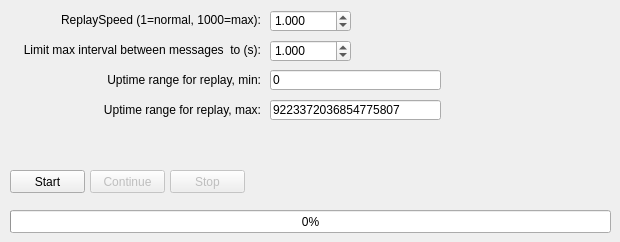
     <widget class="QWidget" name="tab_Replayer">
      <property name="autoFillBackground">
       <bool>true</bool>
      </property>
      <attribute name="title">
       <string>Replay</string>
      </attribute>
      <widget class="QLabel" name="label_ReplaySpeed">
       <property name="geometry">
        <rect>
         <x>10</x>
         <y>10</y>
         <width>251</width>
         <height>20</height>
        </rect>
       </property>
       <property name="text">
        <string>ReplaySpeed (1=normal, 1000=max):</string>
       </property>
       <property name="alignment">
        <set>Qt::AlignRight|Qt::AlignTrailing|Qt::AlignVCenter</set>
       </property>
      </widget>
      <widget class="QDoubleSpinBox" name="doubleSpinBox_ReplaySpeed">
       <property name="geometry">
        <rect>
         <x>270</x>
         <y>10</y>
         <width>81</width>
         <height>22</height>
        </rect>
       </property>
       <property name="decimals">
        <number>3</number>
       </property>
       <property name="minimum">
        <double>0.001000000000000</double>
       </property>
       <property name="maximum">
        <double>1000.000000000000000</double>
       </property>
       <property name="singleStep">
        <double>0.500000000000000</double>
       </property>
       <property name="value">
        <double>1.000000000000000</double>
       </property>
      </widget>
      <widget class="QLabel" name="label_ReplaySpeed_LimitInterval">
       <property name="geometry">
        <rect>
         <x>10</x>
         <y>40</y>
         <width>251</width>
         <height>20</height>
        </rect>
       </property>
       <property name="text">
        <string>Limit max interval between messages  to (s):</string>
       </property>
       <property name="alignment">
        <set>Qt::AlignRight|Qt::AlignTrailing|Qt::AlignVCenter</set>
       </property>
      </widget>
      <widget class="QDoubleSpinBox" name="doubleSpinBox_LimitInterval">
       <property name="geometry">
        <rect>
         <x>270</x>
         <y>40</y>
         <width>81</width>
         <height>22</height>
        </rect>
       </property>
       <property name="decimals">
        <number>3</number>
       </property>
       <property name="minimum">
        <double>0.001000000000000</double>
       </property>
       <property name="maximum">
        <double>3600.000000000000000</double>
       </property>
       <property name="value">
        <double>1.000000000000000</double>
       </property>
      </widget>
      <widget class="QPushButton" name="pushButton_StartReplay">
       <property name="geometry">
        <rect>
         <x>10</x>
         <y>170</y>
         <width>75</width>
         <height>23</height>
        </rect>
       </property>
       <property name="text">
        <string>Start</string>
       </property>
      </widget>
      <widget class="QPushButton" name="pushButton_ContinueReplay">
       <property name="enabled">
        <bool>false</bool>
       </property>
       <property name="geometry">
        <rect>
         <x>90</x>
         <y>170</y>
         <width>75</width>
         <height>23</height>
        </rect>
       </property>
       <property name="text">
        <string>Continue</string>
       </property>
      </widget>
      <widget class="QPushButton" name="pushButton_StopReplay">
       <property name="enabled">
        <bool>false</bool>
       </property>
       <property name="geometry">
        <rect>
         <x>170</x>
         <y>170</y>
         <width>75</width>
         <height>23</height>
        </rect>
       </property>
       <property name="text">
        <string>Stop</string>
       </property>
      </widget>
      <widget class="QProgressBar" name="progress_ReplayProgress">
       <property name="geometry">
        <rect>
         <x>10</x>
         <y>210</y>
         <width>601</width>
         <height>23</height>
        </rect>
       </property>
       <property name="value">
        <number>0</number>
       </property>
      </widget>
      <widget class="QLabel" name="label_ITOWRange_Replay">
       <property name="geometry">
        <rect>
         <x>50</x>
         <y>70</y>
         <width>211</width>
         <height>20</height>
        </rect>
       </property>
       <property name="text">
        <string>Uptime range for replay, min:</string>
       </property>
       <property name="alignment">
        <set>Qt::AlignRight|Qt::AlignTrailing|Qt::AlignVCenter</set>
       </property>
      </widget>
      <widget class="QLabel" name="label_ITOWRange_Points_Max_3">
       <property name="geometry">
        <rect>
         <x>50</x>
         <y>100</y>
         <width>211</width>
         <height>20</height>
        </rect>
       </property>
       <property name="text">
        <string>Uptime range for replay, max:</string>
       </property>
       <property name="alignment">
        <set>Qt::AlignRight|Qt::AlignTrailing|Qt::AlignVCenter</set>
       </property>
      </widget>
      <widget class="QLineEdit" name="lineEdit_Uptime_Min">
       <property name="geometry">
        <rect>
         <x>270</x>
         <y>70</y>
         <width>171</width>
         <height>20</height>
        </rect>
       </property>
       <property name="text">
        <string>0</string>
       </property>
      </widget>
      <widget class="QLineEdit" name="lineEdit_Uptime_Max">
       <property name="geometry">
        <rect>
         <x>270</x>
         <y>100</y>
         <width>171</width>
         <height>20</height>
        </rect>
       </property>
       <property name="text">
        <string>9223372036854775807</string>
       </property>
      </widget>
     </widget>
